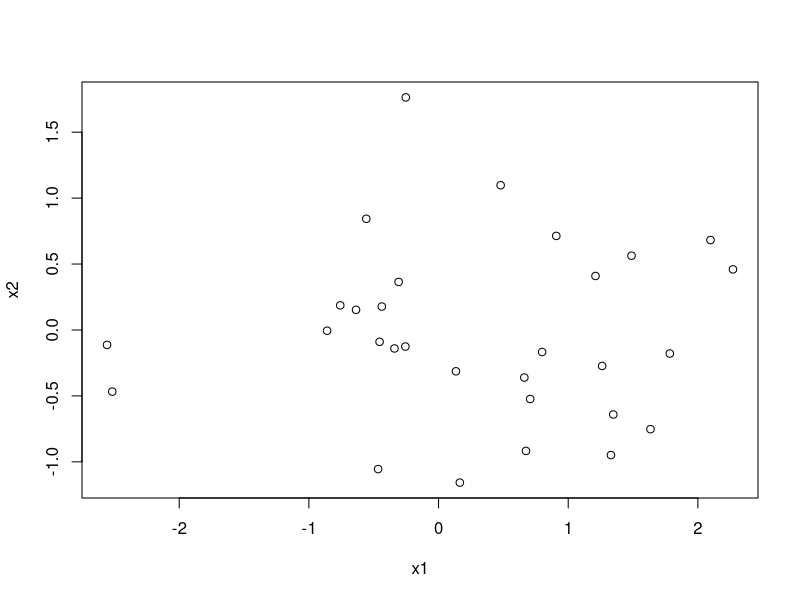
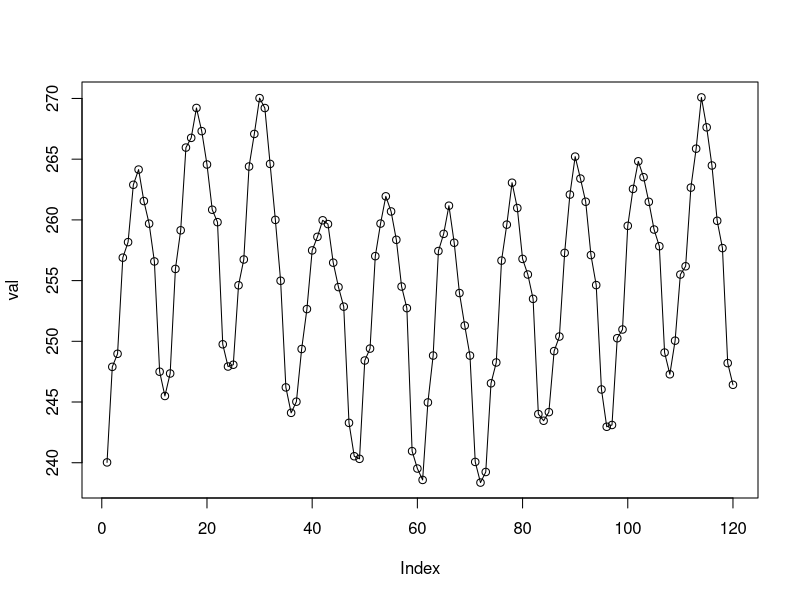
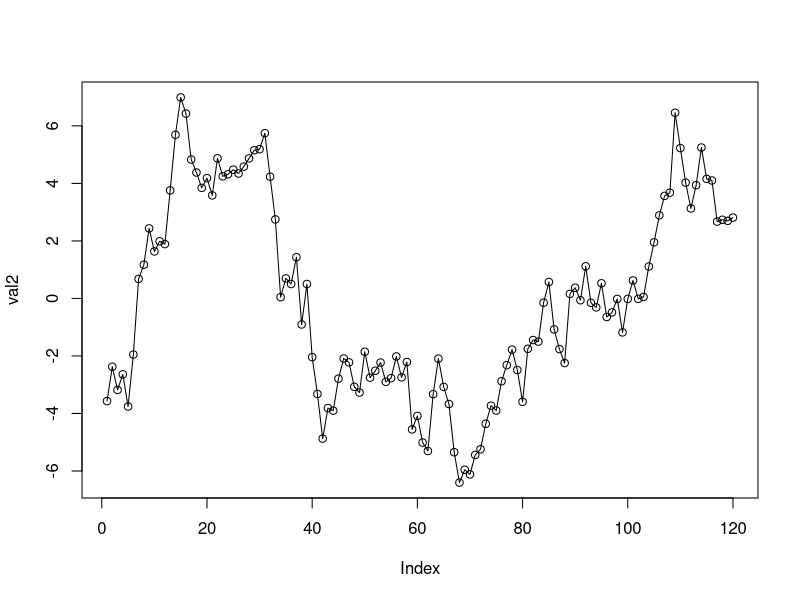
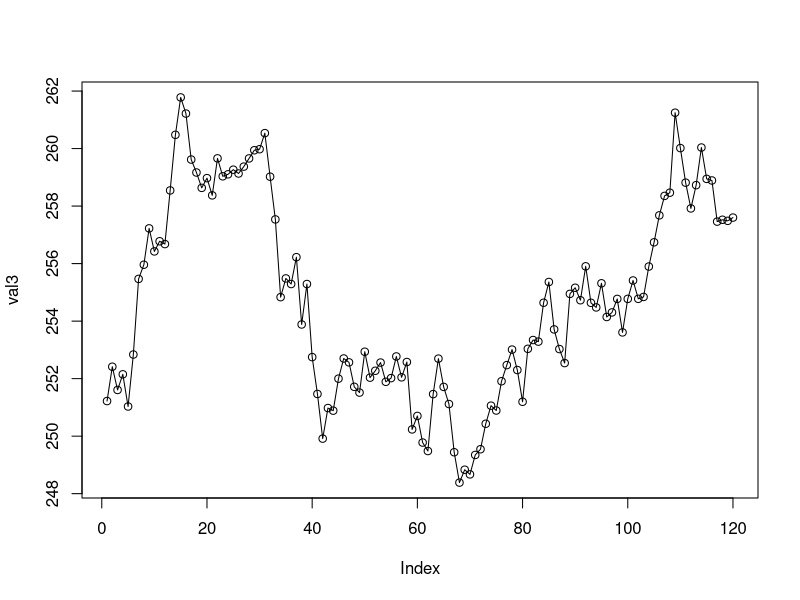
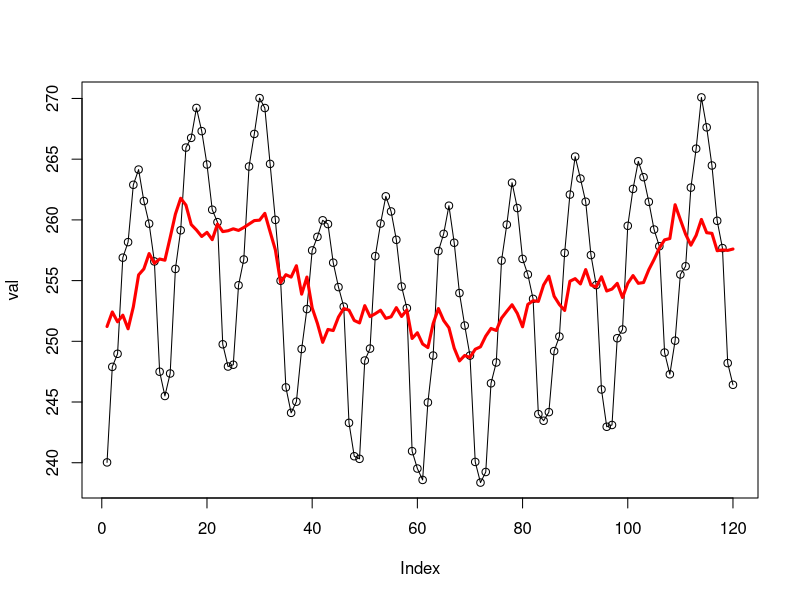

These charts were generated, in order, by the following R code:
#-------------------------------------------------------------------------------
#-------------------------------------------------------------------------------
# Seminarium kursvecka 8
#-------------------------------------------------------------------------------
#-------------------------------------------------------------------------------


x1<-rnorm(n = 30)
x2<-rnorm(n = 30)

plot(x1,x2)


A<-cor.test(x1,x2)

str(A)


A$statistic
A$p.value

#knitr::kable()
#




#-------------------------------------------------------------------------------
#-------------------------------------------------------------------------------
#-------------------------------------------------------------------------------



#-------------------------------------------------------------------------------
# tester
#-------------------------------------------------------------------------------





#-------------------------------------------------------------------------------
# projekt del 2: tidserier 
#-------------------------------------------------------------------------------

# 2.1.2 Dataanalys av tidseriedata

# 4)
# ta bort säsong i tidserie

# simulera en tidserie med tydlig säsong:
set.seed(434)
x2<-1:12
y2<-(sin(x2/4)+rnorm(12,sd=0.07))*25
#plot(x2,y2,t="o")
m<-rep(1:12,10)
y<-rep(2010:2019,each=12)
set.seed(323)
val<-as.vector(arima.sim(model = list(ar=0.99999),n = 120)+10+y2)

plot(val,t="o")
# vi ser att har en tydlig månadssäsong här
# finns det någon annan trend över tid?

df<-data.frame(year=y,month=as.factor(m),val=val)
head(df)


# beräknar medelvärden grupperade på månad:
library(dplyr)
m_group<-df %>% group_by(month) %>% summarise(mean=mean(val))
m_group<-as.data.frame(m_group)
m_group

df$val

# använd recyling för att 
# subtrahera månadsmedelvärden från val

# testar med korta vektorer:
a<-1:10
b<-c(5,10)
a
b
a-b

# tidseriedatan:
df$val
m_group$mean

val2<-df$val-m_group$mean
length(val2)
plot(val2,t="o")

# vi måste addera medelvärdet från val för att få rätt skala:
val3<-val2+mean(df$val)
plot(val3,t="o")

# plottar val och tidserien där vi tagit bort månadsvariationen:
plot(val,t="o")
lines(val3,col="red",lwd=3)
# nu ser vi tydligt att det finns en viss trend som varierar över
# tid, men att månadssäsongen verkar vara det som dominerar 
#-------------------------------------------------------------------------------
# 
#-------------------------------------------------------------------------------

